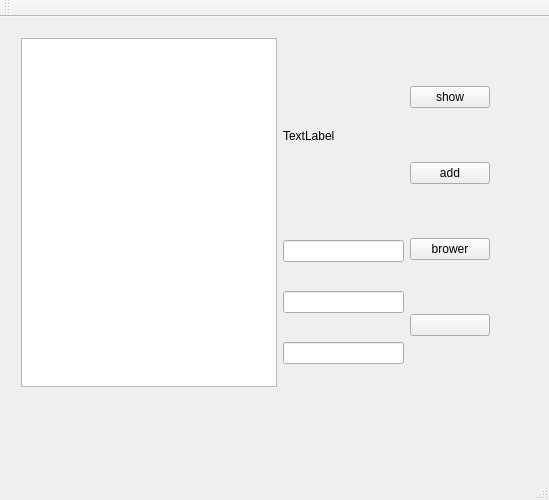
<?xml version="1.0" encoding="UTF-8"?>
<ui version="4.0">
 <class>MainWindow</class>
 <widget class="QMainWindow" name="MainWindow">
  <property name="geometry">
   <rect>
    <x>0</x>
    <y>0</y>
    <width>549</width>
    <height>500</height>
   </rect>
  </property>
  <property name="windowTitle">
   <string>MainWindow</string>
  </property>
  <widget class="QWidget" name="centralWidget">
   <widget class="QWidget" name="horizontalLayoutWidget">
    <property name="geometry">
     <rect>
      <x>10</x>
      <y>10</y>
      <width>491</width>
      <height>371</height>
     </rect>
    </property>
    <layout class="QHBoxLayout" name="horizontalLayout">
     <item>
      <widget class="QTableView" name="tableView">
       <property name="maximumSize">
        <size>
         <width>350</width>
         <height>350</height>
        </size>
       </property>
      </widget>
     </item>
     <item>
      <layout class="QVBoxLayout" name="verticalLayout">
       <item>
        <widget class="QLabel" name="labelImage">
         <property name="maximumSize">
          <size>
           <width>250</width>
           <height>150</height>
          </size>
         </property>
         <property name="text">
          <string>TextLabel</string>
         </property>
        </widget>
       </item>
       <item>
        <widget class="QLineEdit" name="lineName"/>
       </item>
       <item>
        <widget class="QLineEdit" name="lineNameImage">
         <property name="echoMode">
          <enum>QLineEdit::Normal</enum>
         </property>
        </widget>
       </item>
       <item>
        <widget class="QLineEdit" name="linePrice"/>
       </item>
      </layout>
     </item>
     <item>
      <layout class="QVBoxLayout" name="buttonLayout" stretch="0,0,0,50">
       <property name="spacing">
        <number>6</number>
       </property>
       <property name="sizeConstraint">
        <enum>QLayout::SetFixedSize</enum>
       </property>
       <item>
        <widget class="QPushButton" name="pushButton_4">
         <property name="text">
          <string>show</string>
         </property>
        </widget>
       </item>
       <item>
        <widget class="QPushButton" name="pushButton_2">
         <property name="text">
          <string>add</string>
         </property>
        </widget>
       </item>
       <item>
        <widget class="QPushButton" name="pushButton_3">
         <property name="text">
          <string>brower</string>
         </property>
        </widget>
       </item>
       <item>
        <widget class="QPushButton" name="pushButton">
         <property name="text">
          <string/>
         </property>
        </widget>
       </item>
      </layout>
     </item>
    </layout>
   </widget>
  </widget>
  <widget class="QMenuBar" name="menuBar">
   <property name="geometry">
    <rect>
     <x>0</x>
     <y>0</y>
     <width>549</width>
     <height>20</height>
    </rect>
   </property>
  </widget>
  <widget class="QToolBar" name="mainToolBar">
   <attribute name="toolBarArea">
    <enum>TopToolBarArea</enum>
   </attribute>
   <attribute name="toolBarBreak">
    <bool>false</bool>
   </attribute>
  </widget>
  <widget class="QStatusBar" name="statusBar"/>
 </widget>
 <layoutdefault spacing="6" margin="11"/>
 <resources/>
 <connections/>
</ui>
